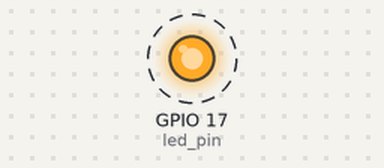
This program was run on a simulated Raspberry Pi (BCM pin numbers). Parts: output pins drawn as LEDs (lit = HIGH). Dashed ring = blinking.

Above: at 0.2 s.
Timing chart, 0 to 3.0 s (numbered marks = the images above):
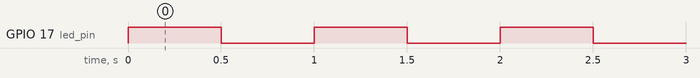

Measured:
- by itself, GPIO 17 (led_pin): alternates HIGH for 0.50 s and LOW for 0.50 s

The program:

_06_gpio_output_4.py
```python
import RPi.GPIO as GPIO
import time

led_pin=17

GPIO.setmode(GPIO.BCM)

GPIO.setup(led_pin,GPIO.OUT)

try:
  while True:
    GPIO.output(led_pin,True)
    time.sleep(0.5)
    GPIO.output(led_pin,False)
    time.sleep(0.5)
except KeyboardInterrupt:
  pass

GPIO.cleanup()
```
